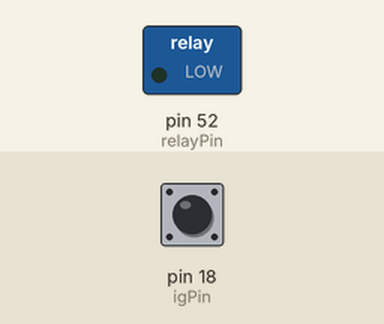
The sketch below on a simulated Arduino Mega 2560, built with avr-gcc and run on an emulated ATmega2560. Shown: switched loads named in the sketch (green lamp = pin HIGH). The test bench sets the inputs (shaded band); at power-on: pin 18 (igPin) HIGH.

Above: at 1.2 s.
1.3 s: pin 18 (igPin) pulled LOW for 0.15 s
At 1.37 s:
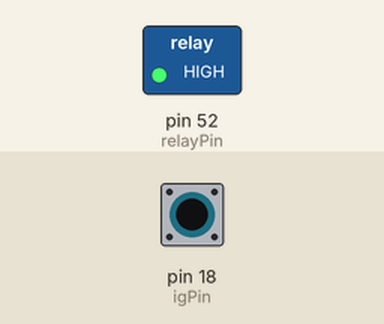
2.9 s: pin 18 (igPin) pulled LOW for 3.2 s
At 6.7 s:
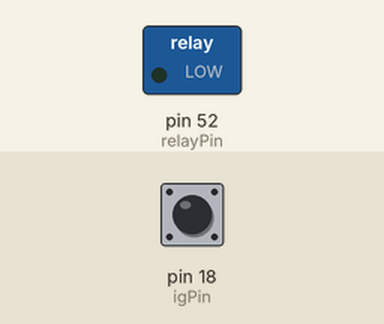
Timing chart, 0 to 8.2 s (numbered marks = the images above; inputs shaded):
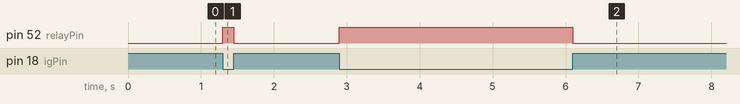

Measured:
- after the input at 1.3 s, pin 52 (relayPin): LOW → HIGH at once, → LOW 0.15 s later
- after the input at 2.9 s, pin 52 (relayPin): LOW → HIGH at once, → LOW 3.2 s later

The sketch:

test.ino
```cpp
const int igPin = 18;    // Chân đọc tín hiệu IG
const int relayPin = 52; // Chân kích relay cấp nguồn 5V

void setup() {
  // Cấu hình chân 18 là INPUT_PULLUP để tránh tín hiệu bị nhiễu (trôi nổi)
  pinMode(igPin, INPUT_PULLUP);
  pinMode(relayPin, OUTPUT);
}

void loop() {
  // Đọc trạng thái chân 18 liên tục
  int igState = digitalRead(igPin);

  // Nếu chân 18 bị kéo xuống LOW (IG ON) -> bật relay (chân 52 HIGH)
  // Nếu chân 18 thả nổi ở HIGH (IG OFF) -> tắt relay (chân 52 LOW)
  if (igState == LOW) {
    digitalWrite(relayPin, HIGH);
  } else {
    digitalWrite(relayPin, LOW);
  }

  // (Mẹo: Có thể viết gọn 1 dòng là: digitalWrite(relayPin, !digitalRead(igPin)); )
}
```
